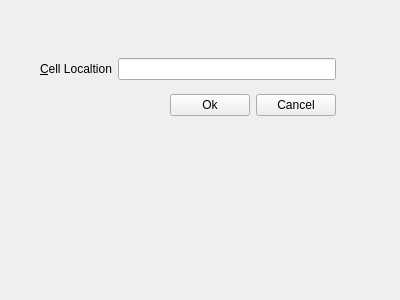
<?xml version="1.0" encoding="UTF-8"?>
<ui version="4.0">
 <class>Formm</class>
 <widget class="QWidget" name="Formm">
  <property name="geometry">
   <rect>
    <x>0</x>
    <y>0</y>
    <width>400</width>
    <height>300</height>
   </rect>
  </property>
  <property name="windowTitle">
   <string>Form</string>
  </property>
  <widget class="QWidget" name="layoutWidget">
   <property name="geometry">
    <rect>
     <x>40</x>
     <y>50</y>
     <width>296</width>
     <height>75</height>
    </rect>
   </property>
   <layout class="QVBoxLayout" name="verticalLayout">
    <item>
     <layout class="QHBoxLayout" name="horizontalLayout">
      <item>
       <widget class="QLabel" name="label">
        <property name="text">
         <string>&amp;Cell Localtion</string>
        </property>
        <property name="buddy">
         <cstring>lineEdit</cstring>
        </property>
       </widget>
      </item>
      <item>
       <widget class="QLineEdit" name="lineEdit"/>
      </item>
     </layout>
    </item>
    <item>
     <layout class="QHBoxLayout" name="horizontalLayout_2">
      <item>
       <spacer name="horizontalSpacer">
        <property name="orientation">
         <enum>Qt::Horizontal</enum>
        </property>
        <property name="sizeHint" stdset="0">
         <size>
          <width>40</width>
          <height>20</height>
         </size>
        </property>
       </spacer>
      </item>
      <item>
       <widget class="QPushButton" name="OkButton">
        <property name="text">
         <string>Ok</string>
        </property>
       </widget>
      </item>
      <item>
       <widget class="QPushButton" name="CancelButton">
        <property name="text">
         <string>Cancel</string>
        </property>
       </widget>
      </item>
     </layout>
    </item>
   </layout>
  </widget>
 </widget>
 <resources/>
 <connections/>
</ui>
